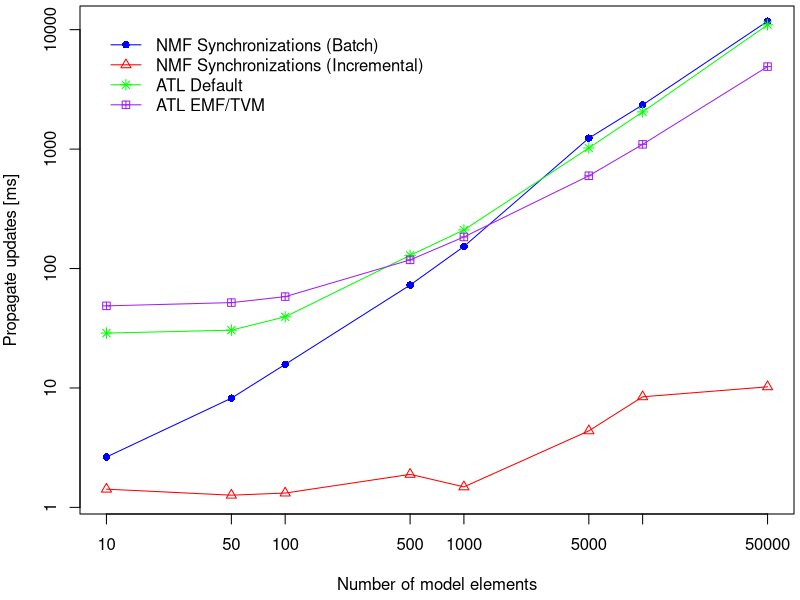
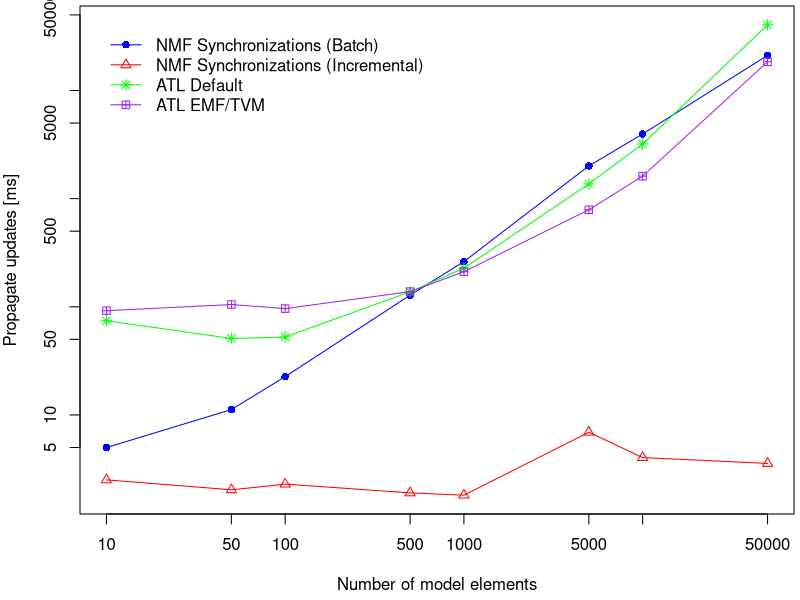

These charts were generated, in order, by the following R code:
f2p = read.csv2("familyResults.csv")
f2p.atl = read.csv2("familyResultsAtl.csv")

m2a = read.csv2("makeResults.csv")
m2a.atl = read.csv2("makeResultsAtl.csv")

f2p.means = aggregate(f2p, list(f2p$Size), mean)
f2p.atlmeans = aggregate(f2p.atl, list(f2p.atl$Size), mean)

m2a.means = aggregate(m2a, list(m2a$Size), mean)
m2a.atlmeans = aggregate(m2a.atl, list(m2a.atl$Size), mean)

factor = 1e-6

pdf(file="families2persons.pdf", width=6, height=3)
par(mar=c(4.3,4.0,0.3,0.3))
size = f2p.means$Size
plot(size, factor * f2p.atlmeans$Default, type="n", xlab="Number of model elements", ylab="Propagate updates [ms]",
     ylim=c(factor * min(f2p.means$UpdatesInc),factor * max(f2p.atlmeans$Default)), log="xy")
lines(size, factor * f2p.means$UpdatesBatch, col="blue")
points(size, factor * f2p.means$UpdatesBatch, pch=16, col="blue")
lines(size, factor * f2p.means$UpdatesInc, col="red")
points(size, factor * f2p.means$UpdatesInc, pch=2, col="red")
lines(size, factor * f2p.atlmeans$Default, col="green")
points(size, factor * f2p.atlmeans$Default, pch=8, col="green")
lines(size, factor * f2p.atlmeans$Emftvm, col="purple")
points(size, factor * f2p.atlmeans$Emftvm, pch=12, col="purple")
legend(10, factor * max(f2p.atlmeans$Default),
       c("NMF Synchronizations (Batch)", "NMF Synchronizations (Incremental)", "ATL Default", "ATL EMF/TVM"), 
       col=c('blue', 'red', 'green', 'purple'), pch=c(16,2, 8, 12), bty='n', lty=1)
dev.off()

pdf(file="make2ant.pdf", width=6, height=3)
par(mar=c(4.3,4.0,0.3,0.3))
size = m2a.means$Size
plot(size, factor * m2a.atlmeans$Default, type="n", xlab="Number of model elements", ylab="Propagate updates [ms]",
     ylim=c(factor * min(m2a.means$UpdatesInc),factor * max(m2a.atlmeans$Default)), log="xy")
lines(size, factor * m2a.means$UpdatesBatch, col="blue")
points(size, factor * m2a.means$UpdatesBatch, pch=16, col="blue")
lines(size, factor * m2a.means$UpdatesInc, col="red")
points(size, factor * m2a.means$UpdatesInc, pch=2, col="red")
lines(size, factor * m2a.atlmeans$Default, col="green")
points(size, factor * m2a.atlmeans$Default, pch=8, col="green")
lines(size, factor * m2a.atlmeans$Emftvm, col="purple")
points(size, factor * m2a.atlmeans$Emftvm, pch=12, col="purple")
legend(10, factor * max(m2a.atlmeans$Default),
       c("NMF Synchronizations (Batch)", "NMF Synchronizations (Incremental)", "ATL Default", "ATL EMF/TVM"), 
       col=c('blue', 'red', 'green', 'purple'), pch=c(16,2, 8, 12), bty='n', lty=1)
dev.off()